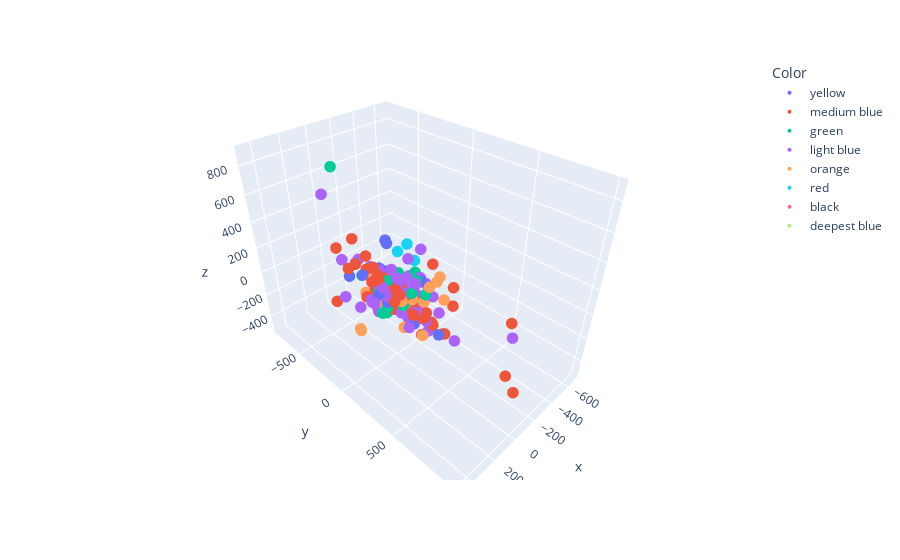

Notebook cell for this chart:
### Code cell
fig = px.scatter_3d(df_tp, 
                    x='x', 
                    y='y', 
                    z='z', 
                    color='Color', 
                    hover_name='HR_Number', 
                    hover_data=['Spectral_Type', 'Distance _in_Parsec', 'Radial_Velocity']
)
fig.update_traces(marker=dict(size=int(4)))            
fig.show()

### Figure 1 — Plotly figure (JSON) as saved in the notebook; plotly's stock layout.template omitted (floating-point values rounded to 4 significant figures; data arrays with more than 128 entries replaced by an {"elided": "..."} marker saying what was removed)
{"data": [{"customdata": [["G4IV", 111.1, 10], ["G0III", 166.7, 10], ["G0V", 29.41, 10], ["G8III+A7", 111.1, 10], ["G8III", 125, 10], ["G5III", 500, 10], ["G0V", 35.71, 10], ["G6III", 250, 10], ["G5III", 90.91, 10], ["G5-8III+", 111.1, 10], ["G7III", 200, 10], ["G5III+G2", 45.45, 10], ["G3IV", 125, 10], ["G5III", 500, 10], ["G5II-III", 35.71, 10], ["G0IV", 27.78, 10], ["G0IV", 27.78, 10], ["G8III", 333.3, 10], ["G9III+G7", 166.7, 10], ["G7IV", 166.7, 10], ["G8III", 200, 10], ["G2III:+A", 333.3, 10], ["G9III", 111.1, 10], ["G8IIb", 250, 10], ["G4III", 333.3, 10], ["G2IV+G2I", 41.67, 10], ["G8IV", 55.56, 10], ["G8-K0III", 90.91, 10], ["G0V", 19.61, 10], ["G0V", 19.61, 10], ["G8III", 100, 10]], "hovertemplate": "<b>%{hovertext}</b><br><br>Color=yellow<br>x=%{x}<br>y=%{y}<br>z=%{z}<br>Spectral_Type=%{customdata[0]}<br>Distance _in_Parsec=%{customdata[1]}<br>Radial_Velocity=%{customdata[2]}<extra></extra>", "hovertext": [23, 40, 108, 385, 1506, 1691, 2431, 2524, 2744, 3251, 3532, 4216, 4691, 5850, 5900, 6105, 6106, 6130, 6980, 7075, 7229, 7544, 7760, 7921, 8059, 8133, 8166, 8280, 9074, 9075, 9094], "legendgroup": "yellow", "marker": {"color": "#636efa", "size": 4, "symbol": "circle"}, "mode": "markers", "name": "yellow", "scene": "scene", "showlegend": true, "type": "scatter3d", "x": [65.26, 149.5, 27.43, 104.4, 40.51, 104.5, -4.507, -29.73, -29.34, -53.76, -119.4, -28.31, -115.4, -273.9, -9.228, -9.818, -9.818, -65.87, 23.67, 15.52, 32.97, 149.4, 54.88, 137.0, 238.9, 13.66, 36.2, 10.7, 16.44, 16.44, 40.67], "y": [2.575, 8.754, 3.41, 37.91, 117.0, 488.9, 28.54, 143.9, 86.04, 79.8, 125.5, 9.367, -10.19, -402.9, -15.29, -22.22, -22.22, -147.6, -151.6, -79.3, -118.6, -291.1, -80.2, -161.8, -230.6, -12.12, -30.15, -6.756, -0.03683, -0.03683, 0.4617], "z": [-89.89, 73.06, -10.06, 0, -17.4, 8.726, -20.99, -202.3, 0, -55.56, 100.0, -34.3, -46.83, 112.5, -30.93, -13.47, -13.47, 291.5, 65.12, 145.8, 157.6, 63.6, 53.87, 132.5, -29.05, 37.45, 29.44, -90.02, 10.68, 10.68, 91.35]}, {"customdata": {"elided": "117x3 mixed values"}, "hovertemplate": "<b>%{hovertext}</b><br><br>Color=medium blue<br>x=%{x}<br>y=%{y}<br>z=%{z}<br>Spectral_Type=%{customdata[0]}<br>Distance _in_Parsec=%{customdata[1]}<br>Radial_Velocity=%{customdata[2]}<extra></extra>", "hovertext": [26, 55, 91, 113, 266, 283, 338, 628, 814, 927, 928, 939, 979, 1033, 1163, 1174, 1202, 1271, 1402, 1417, 1442, 1619, 1778, 1800, 1821, 1842, 1847, 1863, 1902, 1997, 2128, 2306, 2348, 2364, 2370, 2433, 2438, 2501, 2522, 2618, 2674, 2726, 2948, 2949, 2963, 2979, 2980, 3118, 3205, 3327, 3359, 3489, 3574, 3605, 3661, 3680, 3745, 3817, 3971, 4074, 4118, 4239, 4262, 4390, 4401, 4423, 4456, 4552, 4583, 4730, 4731, 4844, 4975, 4990, 5141, 5210, 5211, 5605, 5606, 5626, 5683, 5704, 5708, 5776, 5781, 5904, 5948, 6029, 6112, 6113, 6184, 6185, 6244, 6294, 6477, 6613, 6657, 6803, 6848, 7166, 7305, 7318, 7440, 7529, 7642, 7717, 7889, 7911, 8065, 8119, 8357, 8386, 8808, 8926, 8962, 9011, 9071], "legendgroup": "medium blue", "marker": {"color": "#EF553B", "size": 4, "symbol": "circle"}, "mode": "markers", "name": "medium blue", "scene": "scene", "showlegend": true, "type": "scatter3d", "x": [57.69, 18.56, 153.1, 255.3, 69.25, 139.0, 42.17, 65.38, 64.4, 156.4, 156.4, 2.213, 124.9, 51.19, 91.43, 48.51, 29.19, 6.15, 128.5, 37.56, 175.2, 19.26, 12.14, 74.94, 8.653, 125.0, 12.84, 58.5, 12.78, 47.65, -2.635, -32.66, -24.98, -17.63, -14.78, -12.31, -75.81, -34.18, -51.2, -223.4, -10.03, -62.86, -37.57, -37.57, -55.36, -11.14, -11.14, -47.73, -23.45, -92.61, null, -58.26, -21.41, -54.83, -108.9, -88.69, -138.6, -35.13, -52.95, -63.47, -399.8, -49.08, -81.95, -52.66, -43.28, -105.2, -318.5, -83.83, -17.33, -56.37, -56.37, -24.47, -34.97, -82.06, -176.9, -44.06, -44.06, -52.37, -52.37, -40.03, -33.98, -32.52, -50.66, -55.74, -30.22, -79.14, -49.21, -19.04, -28.35, -28.35, -22.02, -22.01, -39.47, -32.05, -11.32, -4.917, -4.827, 10.63, 3.88, 41.78, 144.9, 43.75, 187.1, 19.99, 97.44, 60.75, 124.3, 163.8, 99.78, 191.2, 97.29, 69.66, 73.71, 87.57, 179.0, 346.8, 95.6], "y": [2.528, 1.317, 16.26, 33.98, 17.52, 37.27, 12.97, 42.01, 55.66, 164.0, 164.0, 2.257, 145.2, 65.76, 140.6, 74.9, 47.02, 8.993, 300.9, 93.0, 442.1, 74.46, 75.2, 494.4, 64.16, 990.8, 105.5, 496.5, 127.8, 938.5, 328.3, 313.5, 221.6, 140.2, 108.1, 76.28, 434.9, 169.8, 236.0, 854.2, 35.4, 192.2, 81.65, 81.65, 119.1, 25.21, 25.21, 84.94, 36.89, 124.8, null, 66.38, 22.11, 54.0, 97.63, 77.61, 109.5, 26.06, 29.48, 29.29, 166.4, 15.62, 24.39, 9.048, 6.978, 14.51, 35.29, 2.594, 0.0286, -6.571, -6.574, -5.009, -11.41, -27.24, -84.15, -23.39, -23.39, -54.77, -54.77, -43.24, -39.97, -39.94, -61.82, -76.11, -41.55, -128.7, -85.33, -37.48, -64.88, -64.88, -57.5, -57.5, -127.1, -113.8, -77.75, -87.42, -165.7, -240.1, -47.39, -157.6, -421.3, -124.0, -416.7, -40.25, -171.2, -93.03, -149.1, -195.9, -97.92, -172.5, -60.78, -39.88, -17.09, -11.52, -17.6, -18.85, -0.4136], "z": [11.22, 74.64, 197.0, 428.6, 123.7, 138.9, -63.01, 62.93, -71.42, 105.7, 105.7, -9.18, 160.7, 144.3, 108.9, 17.35, -4.842, -124.5, 63.6, 133.1, 154.5, 1.342, -10.71, 0, 30.19, 52.34, 32.49, -8.726, 62.62, 342.0, -57.88, -108.5, -247.7, -88.32, 21.2, -31.22, 234.7, -100.0, -64.7, -469.5, -61.23, -146.9, -43.84, -43.84, -102.6, -96.13, -96.13, -104.5, -39.36, -125.9, null, -141.3, -39.4, -98.5, -136.4, -117.9, -93.89, -50.31, -109.3, -103.6, -250.0, -85.72, -234.9, -73.55, -89.88, -95.59, 91.88, -54.46, -81.51, -111.4, -111.4, -61.81, -61.23, -28.09, -269.7, -31.17, -31.17, -81.26, -81.26, -58.93, -56.26, -85.72, -77.18, -82.01, -49.62, -70.44, -76.96, -22.36, -30.06, -30.06, 78.8, 78.8, -100.3, -40.7, -78.57, -68.41, -111.8, 68.91, -15.45, -34.65, 227.0, 55.82, -203.4, 32.65, 153.9, 0, -48.38, 214.3, 207.3, 428.6, 163.8, -42.68, 148.5, 141.3, 173.7, 359.7, 136.5]}, {"customdata": {"elided": "72x3 mixed values"}, "hovertemplate": "<b>%{hovertext}</b><br><br>Color=green<br>x=%{x}<br>y=%{y}<br>z=%{z}<br>Spectral_Type=%{customdata[0]}<br>Distance _in_Parsec=%{customdata[1]}<br>Radial_Velocity=%{customdata[2]}<extra></extra>", "hovertext": [50, 245, 251, 301, 391, 394, 404, 462, 657, 728, 968, 1077, 1093, 1279, 1406, 1470, 1505, 1782, 1859, 1914, 1967, 2186, 2677, 2842, 2843, 2898, 3312, 3313, 3434, 3472, 3701, 3758, 3806, 4157, 4304, 4370, 4443, 4444, 4465, 4602, 4661, 4677, 4678, 4698, 4821, 4822, 4935, 4937, 4950, 5113, 5212, 5222, 5346, 5393, 5504, 5524, 5550, 5610, 5815, 5816, 5989, 6052, 6488, 6565, 6898, 7599, 7657, 7693, 8038, 8352, 8629, 8680], "legendgroup": "green", "marker": {"color": "#00cc96", "size": 4, "symbol": "circle"}, "mode": "markers", "name": "green", "scene": "scene", "showlegend": true, "type": "scatter3d", "x": [58.13, 101.8, 148.2, 40.06, 99.05, 110.6, 40.34, 31.95, 50.13, 32.62, 19.21, 14.08, 21.25, 64.94, 20.96, 14.9, 40.52, 7.479, 4.479, 16.12, 3.903, -2.086, -6.878, -96.25, -96.26, -59.45, -25.98, -25.98, -21.6, -132.0, -33.66, -65.89, -14.0, -41.96, -15.1, -43.4, -66.79, -66.79, -73.85, -186.7, -57.4, -62.22, -62.22, -110.9, -68.47, -68.47, -301.2, -192.0, -40.11, -13.81, -47.3, -80.07, -25.09, -66.04, -26.87, -67.79, -33.45, -40.69, -52.06, -52.06, -39.63, -33.78, -123.1, -0.6598, 9.876, 47.96, 115.9, 34.85, 78.0, 21.83, 78.3, 53.92], "y": [3.805, 23.44, 35.03, 11.45, 37.7, 41.64, 15.56, 14.25, 33.72, 25.16, 21.42, 19.2, 28.71, 121.8, 49.9, 40.12, 117.0, 47.03, 30.89, 172.5, 52.2, 48.75, 23.39, 248.2, 248.2, 133.6, 34.89, 34.89, 25.88, 150.1, 28.0, 51.0, 9.991, 16.09, 4.101, 8.345, 8.121, 8.12, 7.665, -3.484, -3.959, -4.938, -4.94, -10.04, -12.46, -12.47, -86.03, -54.97, -11.66, -6.235, -25.15, -43.27, -17.01, -48.28, -23.81, -61.24, -31.57, -42.17, -73.44, -73.44, -72.79, -66.85, -778.3, -9.634, -90.36, -87.12, -196.8, -55.87, -77.96, -13.22, -28.19, -17.0], "z": [8.187, -97.43, -67.79, 0.7272, 169.6, -40.7, -4.545, -19.39, 28.17, 19.21, -27.79, 41.24, -21.46, 36.97, 31.25, 20.87, -17.4, 0, -77.27, 100.0, -5.501, -19.72, -16.45, -200.6, -200.6, 136.4, 19.37, 19.37, -24.49, -6.98, 34.2, -1.454, 56.25, -21.92, -98.77, -44.19, -37.29, -37.29, 37.83, 71.67, -24.42, -3.271, -3.271, 56.75, -16.07, -16.07, -114.0, -10.47, 136.6, -27.33, -32.19, -63.73, 11.03, -15.9, -13.78, 40.67, 12.32, 5.127, -12.65, -12.65, -8.711, 36.53, 615.7, -29.72, -1.587, -10.45, 101.7, 10.43, 13.54, -46.03, -4.361, -35.33]}, {"customdata": {"elided": "134x3 mixed values"}, "hovertemplate": "<b>%{hovertext}</b><br><br>Color=light blue<br>x=%{x}<br>y=%{y}<br>z=%{z}<br>Spectral_Type=%{customdata[0]}<br>Distance _in_Parsec=%{customdata[1]}<br>Radial_Velocity=%{customdata[2]}<extra></extra>", "hovertext": {"elided": "134 int values"}, "legendgroup": "light blue", "marker": {"color": "#ab63fa", "size": 4, "symbol": "circle"}, "mode": "markers", "name": "light blue", "scene": "scene", "showlegend": true, "type": "scatter3d", "x": {"elided": "134 float values"}, "y": {"elided": "134 float values"}, "z": {"elided": "134 float values"}}, {"customdata": [["K2III", 142.9, 0], ["K1IV", 45.45, 0], ["K5IIIb", 166.7, 0], ["K3:+B2II", 500, -10], ["K1III", 333.3, 0], ["K2III+A5", 166.7, 0], ["K0III", 333.3, 0], ["K1III", 333.3, 0], ["K1III-IV", 100, 0], ["K5III", 200, 0], ["K3III+K0", 333.3, 0], ["K0III", 333.3, 0], ["K1III", 83.33, 0], ["K0III", 166.7, 0], ["K2III", 111.1, 0], ["K0III", 125, 0], ["K3III", 333.3, 0], ["K0III", 250, 0], ["K1II", 250, 0], ["K5III+K3", 200, 0], ["K1III", 250, 0], ["K3III", 62.5, 0], ["K0III", 71.43, 0], ["K0IV", 100, 0], ["K0III-IV", 83.33, 0], ["K1III", 333.3, 0], ["K1III", 333.3, 0]], "hovertemplate": "<b>%{hovertext}</b><br><br>Color=orange<br>x=%{x}<br>y=%{y}<br>z=%{z}<br>Spectral_Type=%{customdata[0]}<br>Distance _in_Parsec=%{customdata[1]}<br>Radial_Velocity=%{customdata[2]}<extra></extra>", "hovertext": [247, 258, 1280, 1669, 2055, 2099, 2896, 3050, 3127, 3425, 4193, 4231, 4945, 5428, 6043, 6512, 6658, 6665, 6780, 7099, 7265, 7535, 7802, 8619, 8716, 8760, 8956], "legendgroup": "orange", "marker": {"color": "#FFA15A", "size": 4, "symbol": "circle"}, "mode": "markers", "name": "orange", "scene": "scene", "showlegend": true, "type": "scatter3d", "x": [127.1, 40.64, 74.83, 85.89, 8.256, 0.7919, -116.4, -154.7, -46.38, -120.7, -314.1, -54.83, -56.51, -113.3, -42.43, -16.37, -7.971, -8.454, 9.534, 43.27, 70.89, 23.77, 31.0, 82.93, 79.83, 261.2, 284.3], "y": [29.73, 9.939, 140.7, 390.0, 262.5, 163.0, 264.2, 294.7, 79.51, 145.6, 109.2, 18.54, -16.7, -89.44, -82.97, -123.4, -276.2, -241.3, -216.3, -192.2, -225.5, -47.37, -43.09, -30.3, -23.2, -66.87, -28.51], "z": [-58.11, 17.76, 48.73, 300.9, -205.2, 34.65, 166.7, 17.45, 39.07, -65.11, 23.25, -328.3, 58.93, -83.33, 60.52, -10.89, -186.4, 64.7, -125.0, 34.73, -81.39, 33.12, 47.8, -46.95, -5.813, -195.9, -171.7]}, {"customdata": [["M1III+F7", 125, 5], ["M1III+F7", 250, 5], ["M2II-III", 333.3, 0], ["M0.5IIb", 500, 0]], "hovertemplate": "<b>%{hovertext}</b><br><br>Color=red<br>x=%{x}<br>y=%{y}<br>z=%{z}<br>Spectral_Type=%{customdata[0]}<br>Distance _in_Parsec=%{customdata[1]}<br>Radial_Velocity=%{customdata[2]}<extra></extra>", "hovertext": [881, 4666, 5133, 5594], "legendgroup": "red", "marker": {"color": "#19d3f3", "size": 4, "symbol": "circle"}, "mode": "markers", "name": "red", "scene": "scene", "showlegend": true, "type": "scatter3d", "x": [16.41, -191.0, -195.1, -350.7], "y": [17.31, -13.46, -88.61, -356.3], "z": [122.7, 160.7, 255.3, 0]}, {"customdata": [["gG6", 111.1, 10], ["dF5", 76.92, 5]], "hovertemplate": "<b>%{hovertext}</b><br><br>Color=black<br>x=%{x}<br>y=%{y}<br>z=%{z}<br>Spectral_Type=%{customdata[0]}<br>Distance _in_Parsec=%{customdata[1]}<br>Radial_Velocity=%{customdata[2]}<extra></extra>", "hovertext": [2021, 3029], "legendgroup": "black", "marker": {"color": "#FF6692", "size": 4, "symbol": "circle"}, "mode": "markers", "name": "black", "scene": "scene", "showlegend": true, "type": "scatter3d", "x": [4.887, -34.14], "y": [107.7, 67.05], "z": [-26.88, -15.99]}, {"customdata": [["O5III(f)", 142.9, 0]], "hovertemplate": "<b>%{hovertext}</b><br><br>Color=deepest blue<br>x=%{x}<br>y=%{y}<br>z=%{z}<br>Spectral_Type=%{customdata[0]}<br>Distance _in_Parsec=%{customdata[1]}<br>Radial_Velocity=%{customdata[2]}<extra></extra>", "hovertext": [6187], "legendgroup": "deepest blue", "marker": {"color": "#B6E880", "size": 4, "symbol": "circle"}, "mode": "markers", "name": "deepest blue", "scene": "scene", "showlegend": true, "type": "scatter3d", "x": [-32.17], "y": [-90.01], "z": [-106.2]}], "layout": {"autosize": true, "legend": {"title": {"text": "Color"}, "tracegroupgap": 0}, "margin": {"t": 60}, "scene": {"aspectmode": "auto", "aspectratio": {"x": 0.812, "y": 1.248, "z": 0.9865}, "domain": {"x": [0, 1], "y": [0, 1]}, "xaxis": {"title": {"text": "x"}, "type": "linear"}, "yaxis": {"title": {"text": "y"}, "type": "linear"}, "zaxis": {"title": {"text": "z"}, "type": "linear"}}}}
